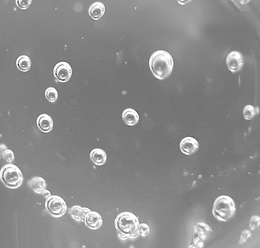
%> input picture DIP/PROJECT 11-4 Texture extraction/bubbles.tif, 260 x 248 px, shrunk from 714 x 682 before the run
$ octave IPtexturemeasres.m   (GNU Octave 9; MATLAB toolbox functions it lacks are replaced by stand-ins)
%> lines starting %> are read from the running program, lines starting %| are printed output that depends on the picture
%%
clear all
close all
clc
%%
Im{1}=imread('bubbles.tif');
Im{2}=imread('cktboard.tif');
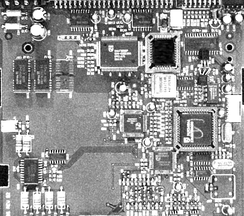
%> input picture DIP/PROJECT 11-4 Texture extraction/cktboard.tif, 244 x 216 px, shrunk from 671 x 594 before the run
Im{3}=imread('circuitboard.tif');
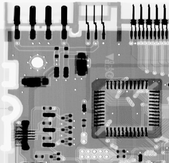
%> input picture DIP/PROJECT 11-4 Texture extraction/circuitboard.tif, 169 x 163 px, shrunk from 464 x 448 before the run
%%
figure('units','normalized','outerposition',[0 0 1 1])
for i=1:3
%> this loop made 3 passes; what is shown inside it comes from the first
    [x{i},y{i}]=size(Im{i});
    Temp=(Im{i});
%> Temp is the input picture: size 248x260 uint8; min 56, max 255, mean 138.6
    Im{3+i}=Temp((x{i}-99:x{i}),(y{i}-99:y{i}));
    a{i}=0:max(max(Im{i}));
    Hist{i}=histc(Temp(:), a{i})';
    Probabiliti{i}=Hist{i}./sum(sum(Hist{i}));
    %%Mean
    Mean(i)=sum(sum(Probabiliti{i}.*Hist{i}));
    %%Var
    Var(i)=sum(sum(((Hist{i}-Mean(i)).^2).*Probabiliti{i}));
    %%Skew
    Skew(i)=sum(sum((Hist{i}-Mean(i)).^3.*Probabiliti{i}));
    %%Smoothness
    R(i)=ones(size(Var(i)))-(1./double(1+Var(i)));
    %%Uniformity
    Uniformity(i)=sum(sum(Probabiliti{i}.^2));
    %%Entropy
    temp1=find(Probabiliti{i});
%> temp1 = 171 values from 57 to 256
    temp2=Probabiliti{i};
%> temp2 = 256 values, max 0.0367 at index 135, min 0 at index 1, mean 0.00391
    Entropy(i)=sum(temp2(temp1(:)).*log2(temp2(temp1(:))));
    %%Ploting
    subplot(3,3,i)
    imagesc(Im{i}),colormap(gray)
    set(gca,'FontSize',20);
    subplot(3,3,(i+3))
    imshow(Im{i+3});%,colormap(gray)
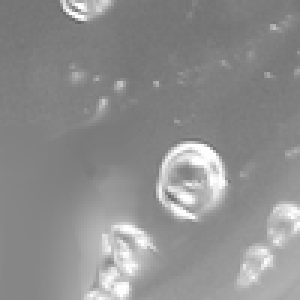
%> displayed picture: size 100x100, on the screen's scale of 0 to 255 (shown 3 times larger); min 100, max 255, mean 142.4
    set(gca,'FontSize',20);
    subplot(3,3,(i+6))
    hist(double(Temp))
    set(gca,'FontSize',20);
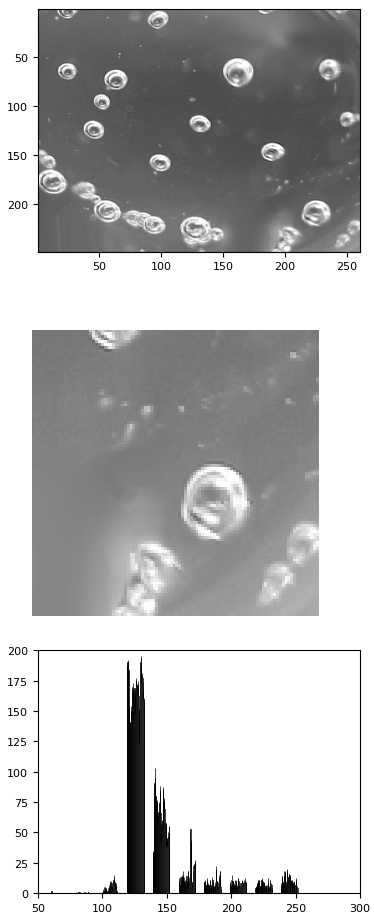
%> figure redrawn from the program's plot data, 3 panels
end
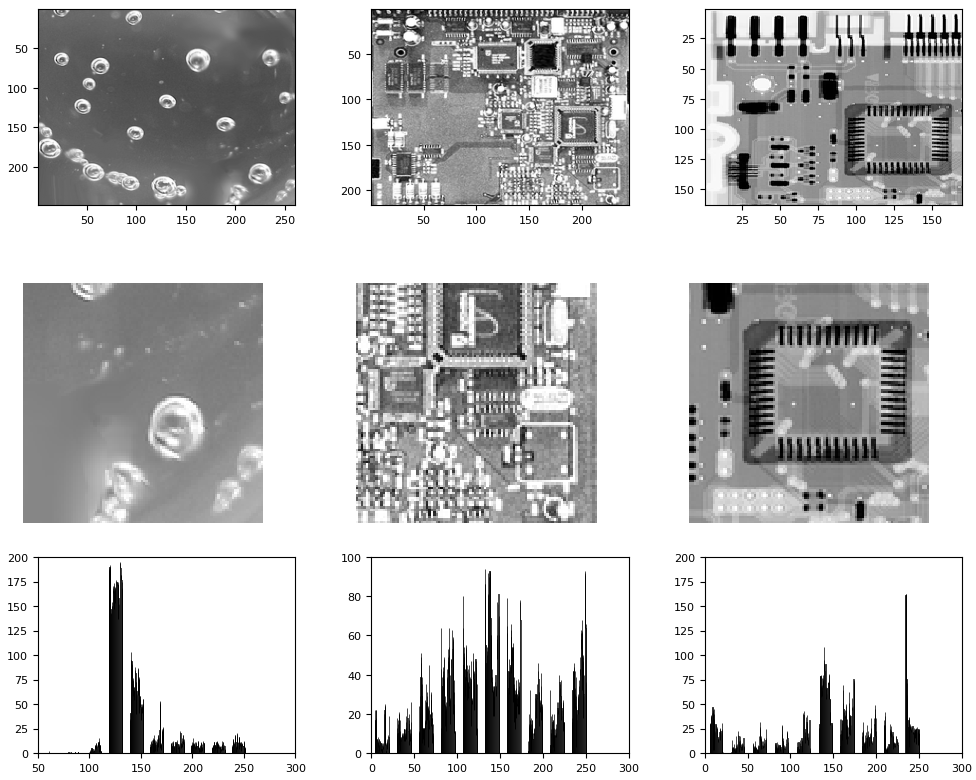
%> figure redrawn from the program's plot data, 9 panels
%%
X=['First img','Second img','Third img'];
figure('units','normalized','outerposition',[0 0 1 1])
subplot(231)
bar(Mean,'FaceColor',[0 .5 .5],'EdgeColor',[0 .9 .9],'LineWidth',1.5)
title('Mean','FontSize',20);
set(gca,'FontSize',20);
subplot(232)
bar(Var,'FaceColor',[0 .5 .5],'EdgeColor',[0 .9 .9],'LineWidth',1.5)
title('Var','FontSize',20);
set(gca,'FontSize',20);
subplot(233)
bar(Skew,'FaceColor',[0 .5 .5],'EdgeColor',[0 .9 .9],'LineWidth',1.5)
title('Skew','FontSize',20);
set(gca,'FontSize',20);
subplot(234)
bar(R,'FaceColor',[0 .5 .5],'EdgeColor',[0 .9 .9],'LineWidth',1.5)
title('Roughness','FontSize',20);
set(gca,'FontSize',20);
subplot(235)
bar(Uniformity,'FaceColor',[0 .5 .5],'EdgeColor',[0 .9 .9],'LineWidth',1.5)
title('Uniformity','FontSize',20);
set(gca,'FontSize',20);
subplot(236)
bar(Entropy,'FaceColor',[0 .5 .5],'EdgeColor',[0 .9 .9],'LineWidth',1.5)
title('Entropy','FontSize',20);
set(gca,'FontSize',20);
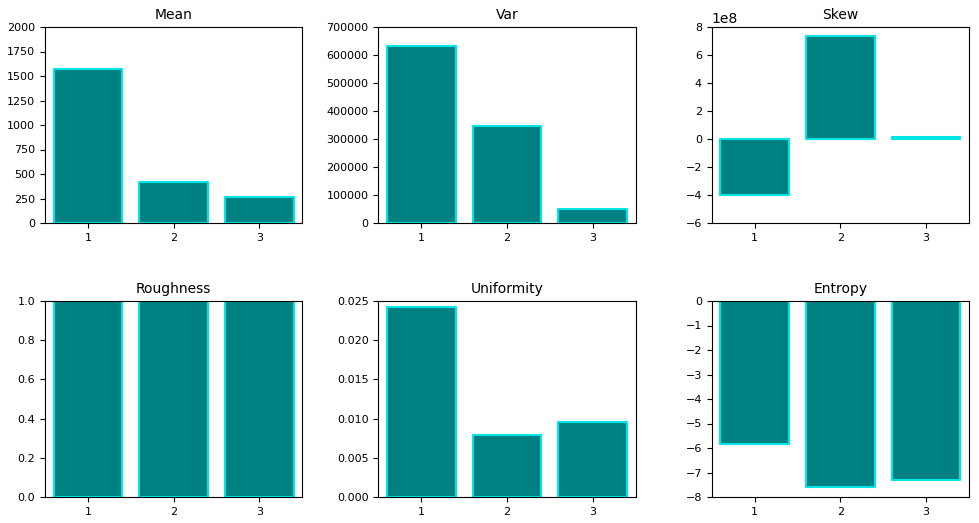
%> figure redrawn from the program's plot data, 6 panels; panel 1: tallest bar 1566.6 high, from x = 0.6 to 1.4; panel 2: tallest bar 632811.7 high, from x = 0.6 to 1.4; panel 3: tallest bar 738643242.2 high, from x = 1.6 to 2.4; panel 4: tallest bar 1 high, from x = 0.6 to 1.4
